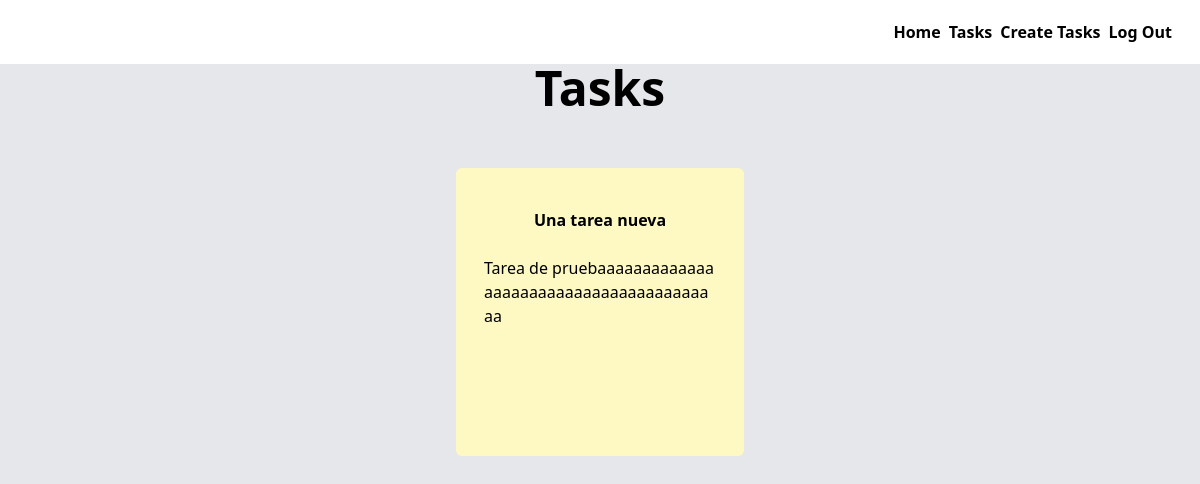
Page /tasks/ (signed in) on the earlier database version.
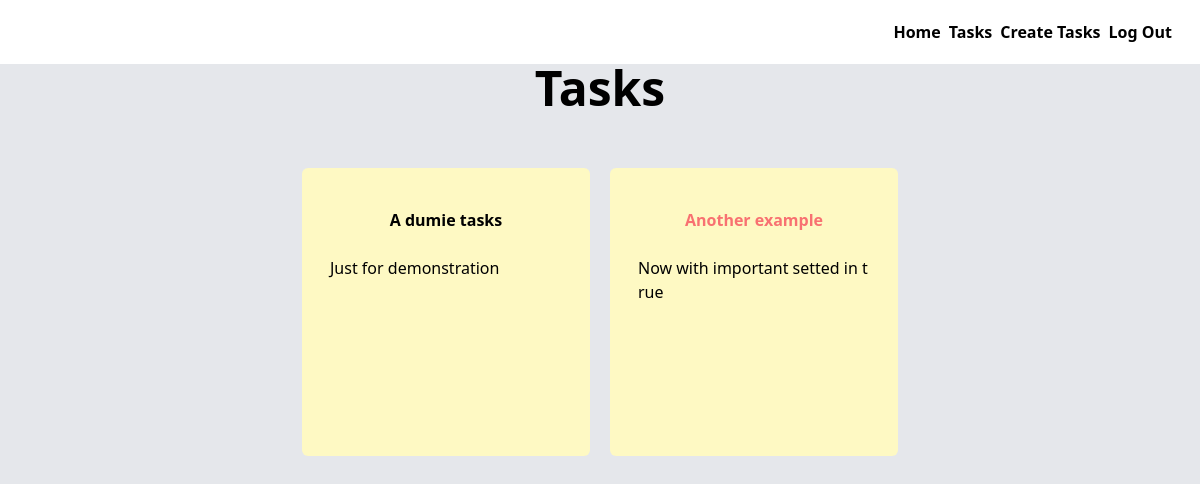
Same page on the later database version.
### tasks/models.py (models this page shows)
class Tasks(models.Model):
    title = models.CharField(max_length=100)
    description = models.TextField()
    created = timezone.now
    completed = models.BooleanField(default=False)
    important = models.BooleanField(default=False)
    user = models.ForeignKey(User, on_delete=models.CASCADE, default='undefined')

### tasks/views.py (the view)
# urls.py: path('tasks/', views.render_tasks, name='tasks'),
@login_required
def render_tasks(request):
    tasks = Tasks.objects.filter(user=request.user)
    return render(request, 'tasks.html', {
        "tasks": tasks
    })

### tasks/templates/tasks.html (shortened to what this page needs)
{% extends 'layout.html' %}
{% block body %}
    <h1 class="text-5xl text-center font-bold">Tasks</h1>
    <ul class="flex flex-row justify-center p-4 gap-5">
        {% for task in tasks %}
            <a href="{% url 'modify_task' task.id %}">
                <li class="block h-72 bg-yellow-100 py-10 px-7 my-10 rounded-md w-72">
                    {% if task.important %}
                        <h3 class="text-center font-bold text-red-400">{{task.title}}</h2>
                        {% else %}
                        <h3 class="text-center font-bold">{{task.title}}</h2>
                    {% endif %}
                    <p class="pt-6 self-start break-all">{{task.description}}</p>
                </li>
            </a>
        {% endfor %}
    </ul>
{% endblock %}

### tasks/templates/layout.html (shortened to what this page needs)
<!DOCTYPE html>
<html lang="en">
  <head>
    <script src="https://cdn.tailwindcss.com"></script>
  </head>
  <body class="bg-gray-200 min-h-screen">
    <header class="px-2 bg-white">
      <nav>
        <ul class="flex flex-row justify-end gap-2 p-5 font-bold">
          <li><a href="{% url 'index' %}">Home</a></li>
          {% if user.is_authenticated %}
          <li><a href="{% url 'tasks' %}">Tasks</a></li>
          <li><a href="{% url 'create_tasks' %}">Create Tasks</a></li>
          <li><a href="{% url 'logout' %}">Log Out</a></li>
          {% else %}
          <li><a href="{% url 'login' %}">Log In</a></li>
          {% endif %}
        </ul>
      </nav>
    </header>
    {% block body %} {% endblock %}
  </body>
</html>

Differences in the rows shown:
removed Tasks: title "Una tarea nueva", description "Tarea de pruebaaaaaaaaaaaaaaaaaaaaaaaaaaaaaaaaaaaaaaaa"
added Tasks: title "A dumie tasks", description "Just for demonstration"
added Tasks: title "Another example", description "Now with important setted in true"
